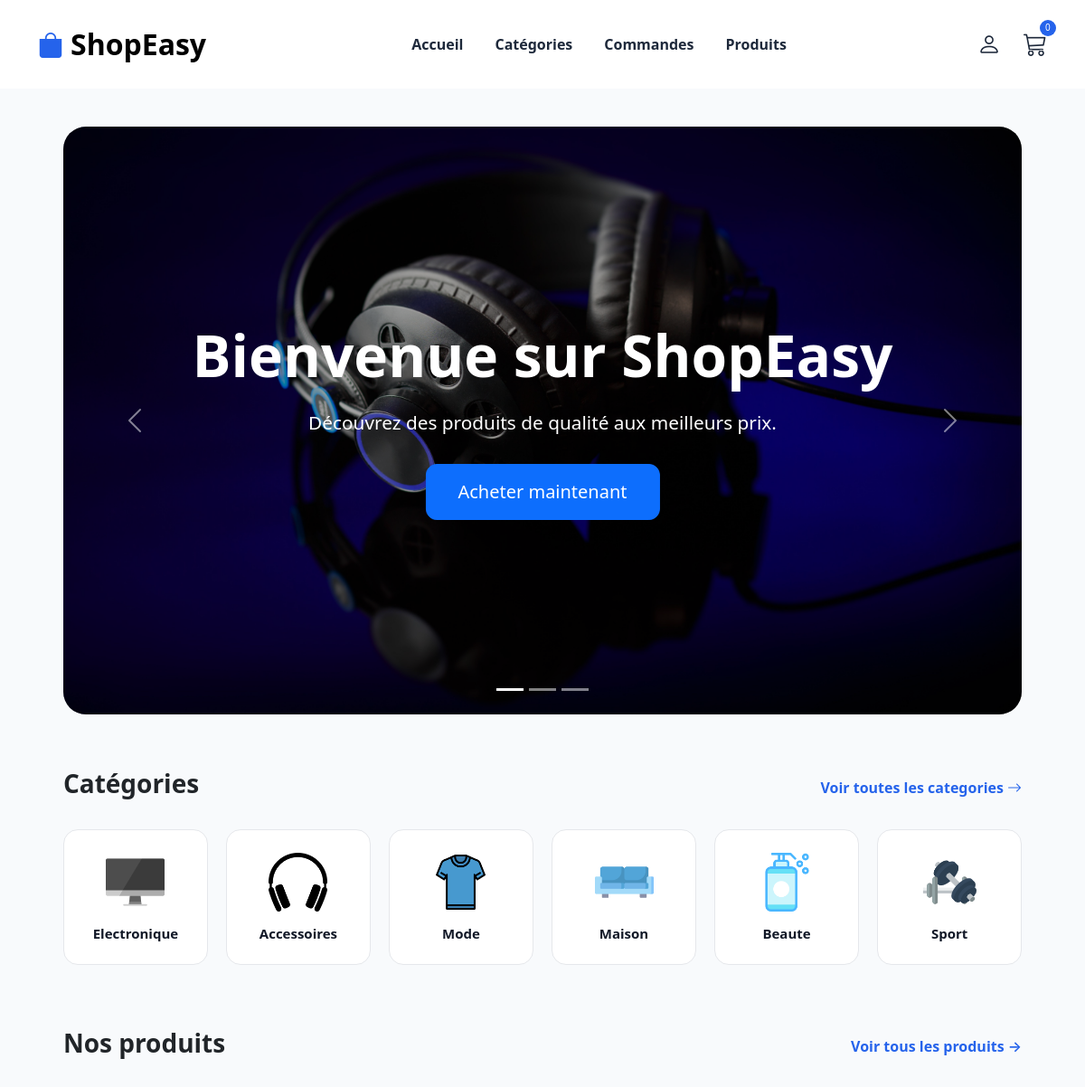
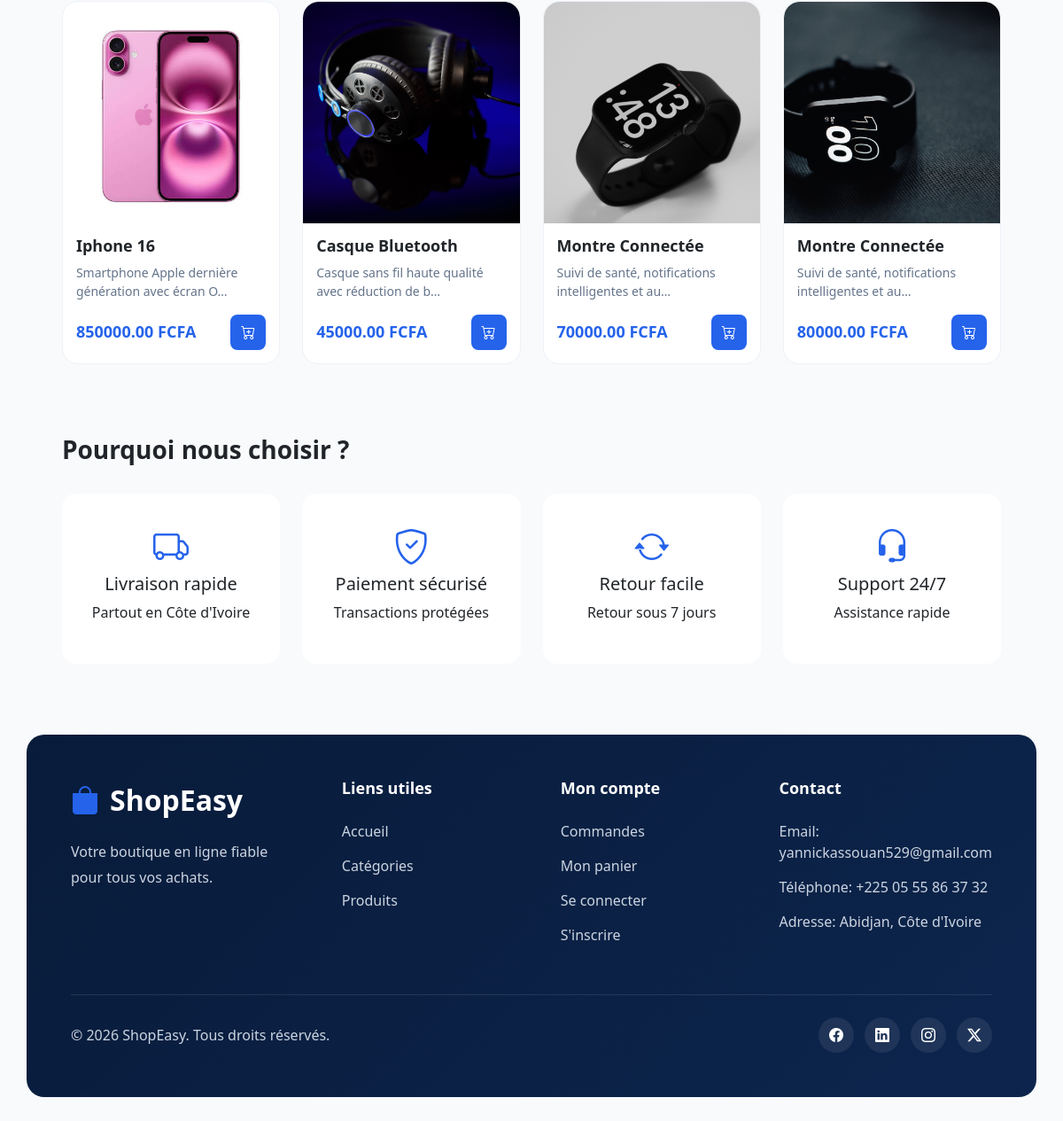
The page / on the database its author committed (2 pictures, top to bottom).
### store/models.py (models this page shows, shortened)
class Category(models.Model):
    name = models.CharField(max_length=100)
    image = models.ImageField(
        upload_to='categories/',
        blank=True,
        null=True
    )
    class Meta:
        verbose_name = "Category"
        verbose_name_plural = "Category"

class Product(models.Model):
    name = models.CharField(max_length=200)
    description = models.TextField()
    category = models.ForeignKey(
        Category,
        on_delete=models.CASCADE,
        related_name='products'
    )
    price = models.DecimalField(
        max_digits=10,
        decimal_places=2
    )
    stock = models.PositiveIntegerField(default=0)
    image = models.ImageField(
        upload_to='products/',
        blank=True,
        null=True
    )
    created_at = models.DateTimeField(
        auto_now_add=True
    )

### store/views.py (the view)
# urls.py: path('', views.home, name='home'),
def home(request):
    products = Product.objects.all()
    categories = Category.objects.all()
    return render(
        request,
        'home.html',
        {
            'products': products,
            'categories': categories,
        }
    )

### store/context_processor.py (called while the page is built, shortened)
def cart_counter(request):
    count = 0
    return {
        'cart_count': count
    }

### store/templates/home.html (shortened to what this page needs)
{% extends 'base.html' %}
{% load static %}
{% block content %}
<section class="hero">
    <div id="heroCarousel"
         class="carousel slide hero-carousel"
         data-bs-ride="carousel">
        <div class="carousel-indicators">
            <button type="button"
                    data-bs-target="#heroCarousel"
                    data-bs-slide-to="0"
                    class="active">
            </button>
            <button type="button"
                    data-bs-target="#heroCarousel"
                    data-bs-slide-to="1">
            </button>
            <button type="button"
                    data-bs-target="#heroCarousel"
                    data-bs-slide-to="2">
            </button>
        </div>
        <div class="carousel-inner">
            <div class="carousel-item active">
                <img src="{% static 'images/headphone.jpg' %}"
                     class="hero-image"
                     alt="Casque Audio">
                <div class="carousel-caption-custom">
                    <h1>Bienvenue sur ShopEasy</h1>
                    <p>
                        Découvrez des produits de qualité
                        aux meilleurs prix.
                    </p>
                    <a href="{% url 'products' %}"
                       class="btn btn-primary btn-lg">
                        Acheter maintenant
                    </a>
                </div>
            </div>
        </div>
        <button class="carousel-control-prev"
                type="button"
                data-bs-target="#heroCarousel"
                data-bs-slide="prev">
            <span class="carousel-control-prev-icon"></span>
        </button>
        <button class="carousel-control-next"
                type="button"
                data-bs-target="#heroCarousel"
                data-bs-slide="next">
            <span class="carousel-control-next-icon"></span>
        </button>
    </div>
</section>
 <section class="categories-section">
    <div class="section-top">
        <h2>Catégories</h2>
        <a href="{% url 'categories' %}">
            Voir toutes les categories
            <i class="bi bi-arrow-right"></i>
        </a>
    </div>
    <div class="categories-grid">
        {% for category in categories %}
        <div class="category-card">
            <img
                src="{{ category.image.url }}"
                alt="{{ category.name }}">
            <h5>{{ category.name }}</h5>
        </div>
        {% endfor %}
    </div>
</section>
<section class="products-section">
    <div class="section-top">
        <h2>Nos produits</h2>
       <a href="{% url 'products' %}">
            Voir tous les produits →
        </a>
    </div>
    <div class="products-grid">
        {% for product in products %}
        <div class="product-card">
            <div class="product-image">
                <a href="{% url 'product_detail' product.id %}">
                    <img
                        src="{{ product.image.url }}"
                        alt="{{ product.name }}">
                </a>
            </div>
            <div class="product-content">
                <h5>{{ product.name }}</h5>
                <p>
                    {{ product.description|truncatechars:50 }}
                </p>
                <div class="product-footer">
                    <span class="price">
                        {{ product.price }} FCFA
                    </span>
                  <a href="{% url 'add_to_cart' product.id %}" class="cart-btn">
                        <i class="bi bi-cart-plus"></i>
                  </a>
                </div>
            </div>
        </div>
        {% endfor %}
    </div>
</section>
<section class="features-section">
    <div class="section-top">
        <h2>Pourquoi nous choisir ?</h2>
    </div>
    <div class="features-grid">
        <div class="feature-card">
            <i class="bi bi-truck"></i>
            <h5>Livraison rapide</h5>
            <p>Partout en Côte d'Ivoire</p>
        </div>
        <div class="feature-card">
            <i class="bi bi-shield-check"></i>
            <h5>Paiement sécurisé</h5>
            <p>Transactions protégées</p>
        </div>
        <div class="feature-card">
            <i class="bi bi-arrow-repeat"></i>
            <h5>Retour facile</h5>
            <p>Retour sous 7 jours</p>
        </div>
        <div class="feature-card">
            <i class="bi bi-headset"></i>
            <h5>Support 24/7</h5>
            <p>Assistance rapide</p>
        </div>
    </div>
</section>
{% endblock %}

### store/static/css/style.css (style rules this page uses)
body { background:#f8fafc; padding-top:110px; }
.hero { width:100%; margin:30px 0; }
.hero-carousel { width:95%; margin:auto; }
.hero-image { width:100%; height:650px; object-fit:cover; border-radius:25px; }
.carousel-item { position:relative; }
.carousel-item::before { content:""; position:absolute; inset:0; background:rgba(0,0,0,.35); border-radius:25px; }
.carousel-caption-custom { position:absolute; top:50%; left:50%; transform:translate(-50%,-50%); text-align:center; z-index:2; width:80%; color:white; }
.carousel-caption-custom h1 { font-size:4rem; font-weight:800; margin-bottom:20px; }
.carousel-caption-custom p { font-size:1.3rem; margin-bottom:30px; }
.carousel-caption-custom .btn { padding:15px 35px; border-radius:12px; }
.carousel-control-prev, .carousel-control-next { z-index:3; }
.categories-section { width:95%; margin:60px auto; }
.section-top { display:flex; justify-content:space-between; align-items:center; margin-bottom:25px; }
.section-top h2 { font-size:28px; font-weight:700; }
.section-top a { text-decoration:none; color:#2563eb; font-weight:600; }
.categories-grid { display:flex; justify-content:space-between; gap:20px; flex-wrap:nowrap; }
.category-card { flex:1; background:#fff; border:1px solid #e5e7eb; border-radius:16px; padding:25px 15px; text-align:center; transition:all .3s ease; cursor:pointer; }
.category-card img { width:65px; height:65px; object-fit:contain; margin-bottom:15px; }
.category-card h5 { margin:0; font-size:15px; font-weight:600; color:#111827; }
.products-section { width:95%; margin:70px auto; }
.products-grid { display:grid; grid-template-columns: repeat(4,1fr); gap:25px; }
.product-card { background:white; border-radius:18px; overflow:hidden; transition:.3s; border:1px solid #eef2f7; }
.product-image { height:250px; overflow:hidden; border-radius:18px 18px 0 0; }
.product-image img { width:100%; height:100%; object-fit:cover; transition:transform 0.4s ease; }
.product-content { padding:15px; }
.product-content h5 { font-size:18px; font-weight:700; margin-bottom:8px; }
.product-content p { color:#64748b; font-size:14px; min-height:40px; }
.product-footer { display:flex; justify-content:space-between; align-items:center; margin-top:15px; }
.price { color:#2563eb; font-size:18px; font-weight:700; }
.cart-btn { width:40px; height:40px; background:#2563eb; color:white; border-radius:8px; display:flex; justify-content:center; align-items:center; text-decoration:none; }
.features-section { width:95%; margin:80px auto; }
.features-grid { display:grid; grid-template-columns:repeat(4,1fr); gap:25px; }
.feature-card { background:white; border-radius:16px; padding:30px; text-align:center; }
.feature-card i { font-size:40px; color:#2563eb; }

### rows shown on the page
Category: image (picture), name "Electronique"
Category: image (picture), name "Accessoires"
Category: image (picture), name "Mode"
Category: image (picture), name "Maison"
Category: image (picture), name "Beaute"
Category: image (picture), name "Sport"
Product: image (picture), name "Iphone 16", description "Smartphone Apple dernière génération avec écran O…", price "850000.00"
Product: image (picture), name "Casque Bluetooth", description "Casque sans fil haute qualité avec réduction de b…", price "45000.00"
Product: image (picture), name "Montre Connectée", description "Suivi de santé, notifications intelligentes et au…", price "70000.00"
Product: image (picture), name "Montre Connectée", description "Suivi de santé, notifications intelligentes et au…", price "80000.00"

### other values the page prints
{{ cart_count }} "0"
